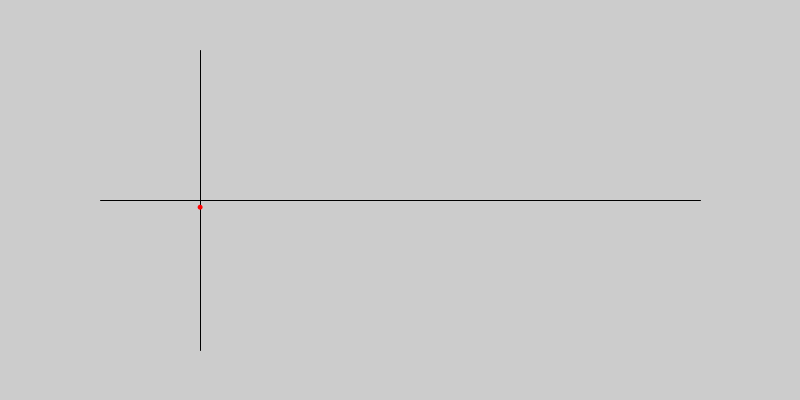
Frame 1 (no input)
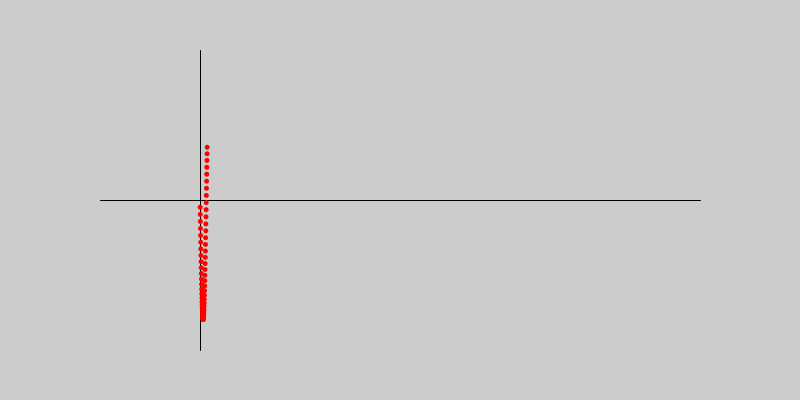
Frame 60 (the mouse pressed at the canvas centre just before this capture)
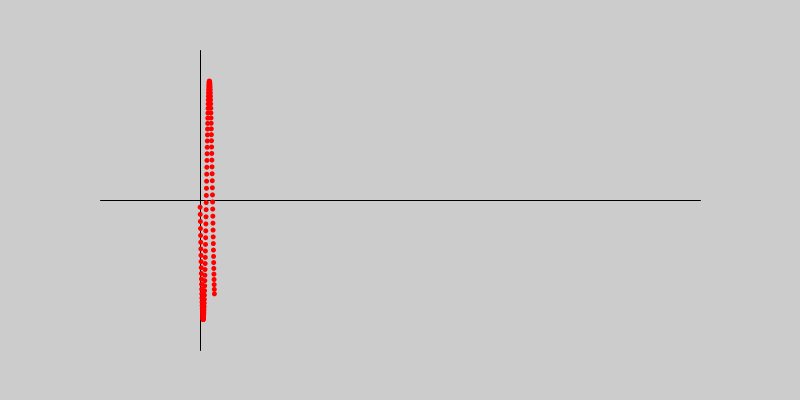
Frame 120 (the mouse held since frame 60 and released just before this capture)

The Processing sketch that drew these frames (run headless with seeded random() and noise(); from frame 60 on, the mouse is pressed at the canvas centre):

// Processing sketch: processing_150580
// ── processing_150580.pde

//PRIMERA FUNCIÃ�N OSCILADORA:
float v = 10;
float x,y;
float dt = 0.006;
float dx;
float A = 60; //amplitud de la onda osciladora

void setup(){
  size(800,400);
  smooth();
}

void draw(){
  //background(100);
  //dibujado de los ejes
  line(width/8,height/2, width-width/8,height/2);
  line(width/4, height/8, width/4, height-height/8);
  noStroke();
  //variaciÃ³n de los parÃ¡metros:
  dx = v*dt; //v=dx/dt --> dx=v*dt
  x += dx; //cuando ya se tiene el valor del incremento se aÃ±ade a x
  
  //funciÃ³n osciladora 1
  pushMatrix();
  y = A*sin(x)*exp(-0.002*x);
  translate(x*2,y*2);
  fill(255,0,0);
  strokeWeight(0);
  ellipse(width/8+100, (height/2), 5, 5);
  popMatrix();
  

  
}
